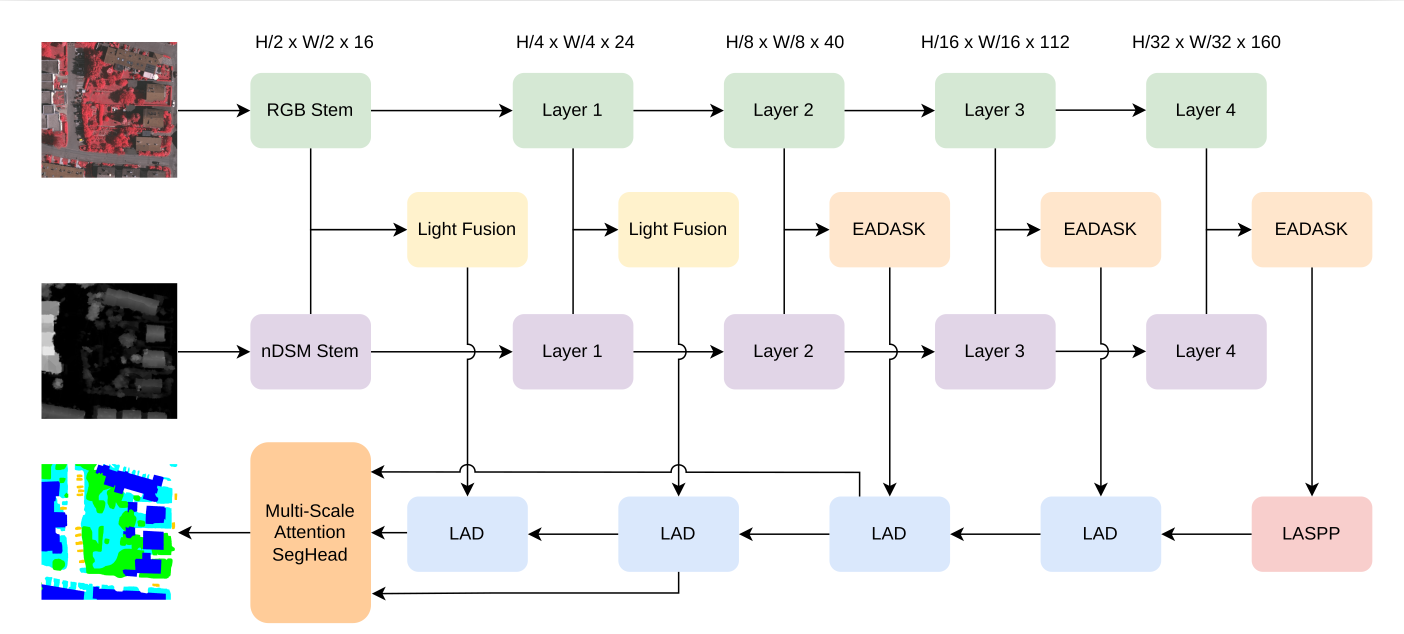
#> input picture resources/methodology.png, 2807 x 1268 px (shown at 1/2 size)
$ python -i transform.py   (imports and definitions only)
#> lines starting #> are read from the running program, lines starting #| are printed output that depends on the picture
#> further down, picture is the input picture: PIL image 2807x1268 RGBA; mean R, G, B, A 234.1, 233.9, 232.2, 255
import math
import numbers
from PIL import Image, ImageOps, ImageEnhance
import numpy as np
import random
from scipy.ndimage.morphology import generate_binary_structure, binary_erosion
from scipy.ndimage import maximum_filter


# [9 lines of commented-out code are left out]

class Compose(object):
    def __init__(self, transforms):
        self.transforms = transforms

    # [11 lines left out: function __call__, not called in this run]


class RandomCrop(object):
    # [65 lines left out: functions __init__, __call__, not called in this run]
# [70 lines of commented-out code are left out]


class PadImage(object):
    def __init__(self, size=(512, 512), ignore_index=0):
        self.size = size
        self.ignore_index = ignore_index

    # [16 lines left out: function __call__, not called in this run]


class RandomHorizontalFlip(object):

    def __init__(self, prob: float = 0.5):
        self.prob = prob

    # [12 lines left out: function __call__, not called in this run]


class RandomVerticalFlip(object):
    def __init__(self, prob: float = 0.5):
        self.prob = prob

    # [12 lines left out: function __call__, not called in this run]


class Resize(object):
    def __init__(self, size: tuple = (512,  512)):
        self.size = size  # size: (h, w)

    def __call__(self, img, mask):
        assert img.size == mask.size
        return img.resize(self.size, Image.BICUBIC), mask.resize(self.size, Image.NEAREST)


# [15 lines of commented-out code are left out]

class RandomScale(object):
    def __init__(self, scale_list=[0.75, 1.0, 1.25], mode='value'):
        self.scale_list = scale_list
        self.mode = mode

    # [16 lines left out: function __call__, not called in this run]


class ColorJitter(object):
    def __init__(self, brightness=0.5, contrast=0.5, saturation=0.5):
        if not brightness is None and brightness>0:
            self.brightness = [max(1-brightness, 0), 1+brightness]
        if not contrast is None and contrast>0:
            self.contrast = [max(1-contrast, 0), 1+contrast]
        if not saturation is None and saturation>0:
            self.saturation = [max(1-saturation, 0), 1+saturation]

    def __call__(self, img, mask=None):
        r_brightness = random.uniform(self.brightness[0], self.brightness[1])
        r_contrast = random.uniform(self.contrast[0], self.contrast[1])
        r_saturation = random.uniform(self.saturation[0], self.saturation[1])
        img = ImageEnhance.Brightness(img).enhance(r_brightness)
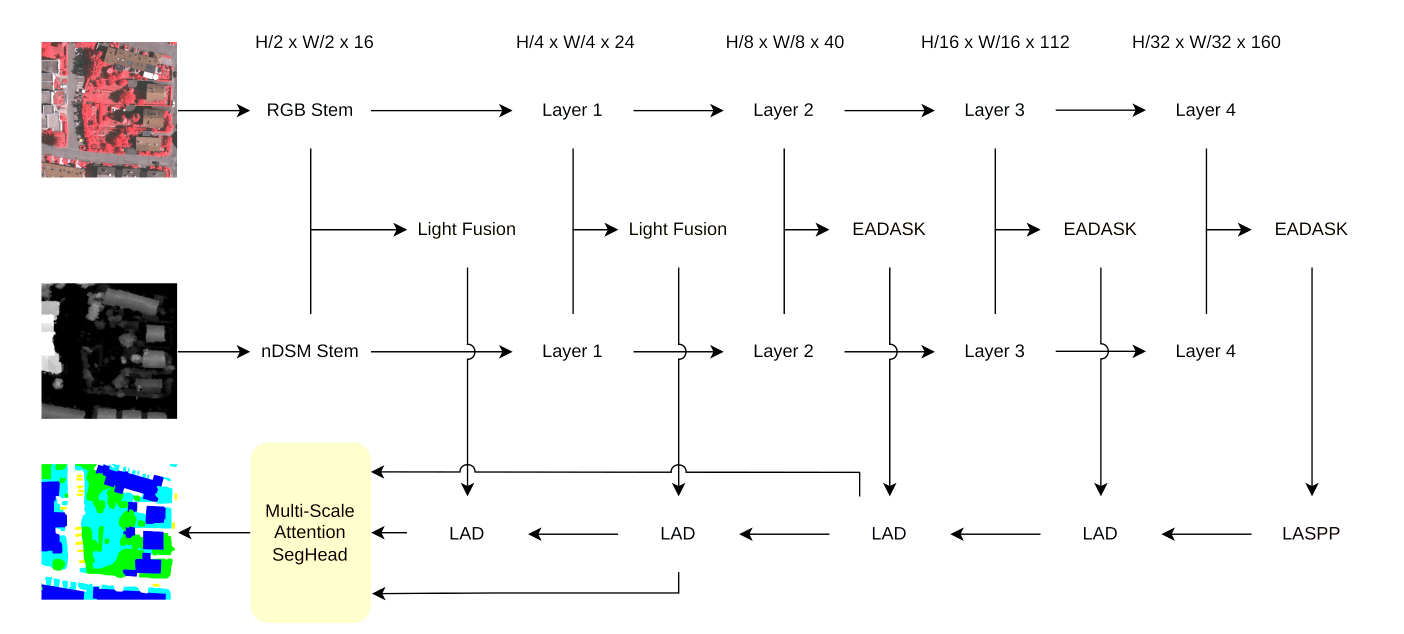
#> img: PIL image 2807x1268 RGBA (shown at 1/2 size); mean R, G, B, A 240.6, 241.8, 240.9, 255
        img = ImageEnhance.Contrast(img).enhance(r_contrast)
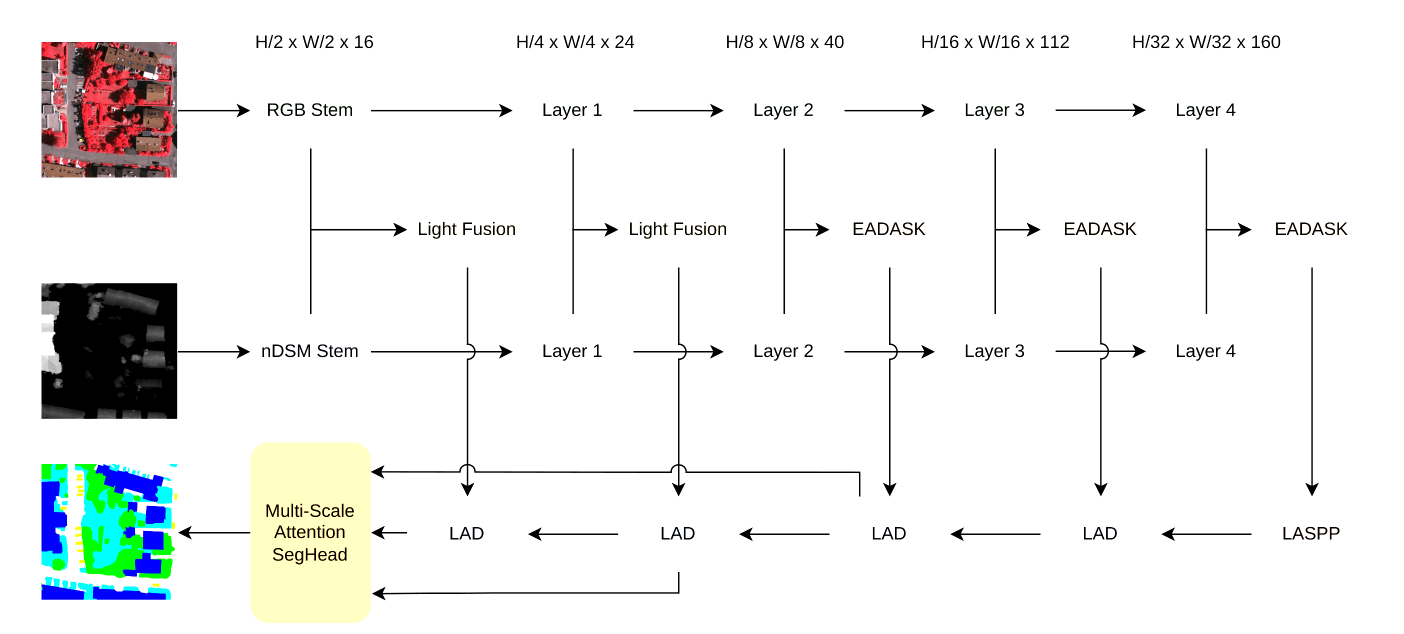
#> img: PIL image 2807x1268 RGBA (shown at 1/2 size); mean R, G, B, A 239.6, 240.5, 239.5, 255
        img = ImageEnhance.Color(img).enhance(r_saturation)
        if mask is None:
            return img
        else:
            return img, mask


# [23 lines of commented-out code are left out]

class SmartCropV1(object):
    # [32 lines left out: functions __init__, __call__, not called in this run]


class SmartCropV2(object):
    # [32 lines left out: functions __init__, __call__, not called in this run]

>>> from PIL import Image
>>> picture = Image.open('../../resources/methodology.png')
>>> result = ColorJitter()(picture)
